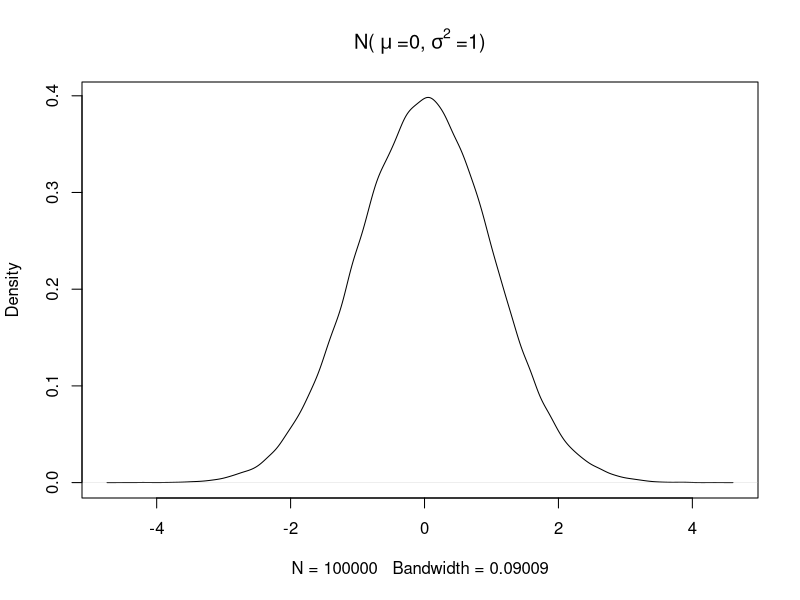
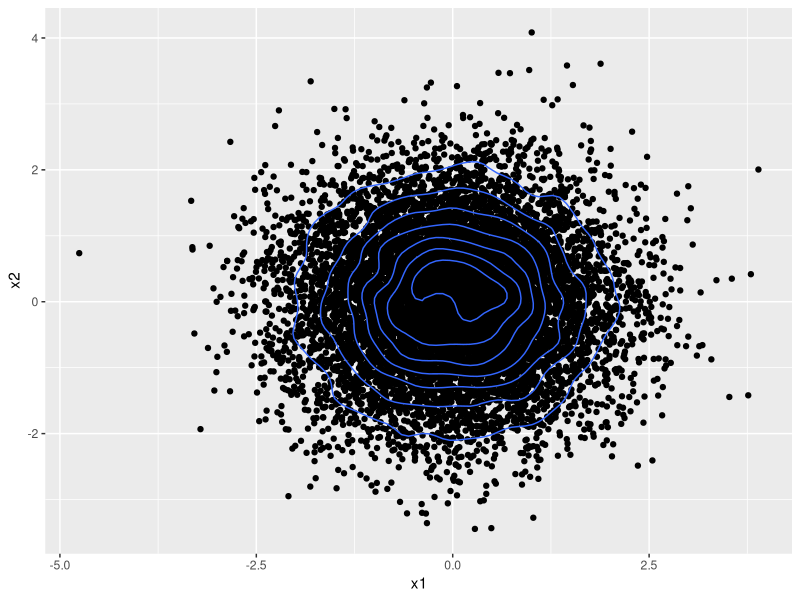

These figures' R source, in order: (Note: this script raises an error after producing the figures.)
## ---- chunk 1
knitr::opts_chunk$set(echo = TRUE)
## ---- chunk 2
set.seed(0)
plot(density(rnorm(100000)),main = bquote("N("~mu~"=0,"~sigma^2~"=1)"))
## ---- chunk 3
library(ggplot2)
df = data.frame(x= rnorm(10000),y =rnorm(10000))
ggplot(df,aes(x=x,y=y)) + geom_point()+geom_density_2d()+labs(x='x1',y='x2')
## ---- chunk 4

gaussian_2d <- data.frame(rmvnorm(10000,mean= c(0,0),sigma = matrix(c(1,0.7,0.7,1),ncol=2)))
ggplot(gaussian_2d,aes(x=X1,y=X2)) + geom_point()+geom_density_2d() 

## ---- chunk 5
library(mvtnorm)
gaussian_2d <- data.frame(rmvnorm(10000,mean= c(0,0),sigma = matrix(c(1,-0.7,-0.7,1),ncol=2)))
ggplot(gaussian_2d,aes(x=X1,y=X2)) + geom_point()+geom_density_2d() 
## ---- chunk 6
library(gganimate)
library(tidyr)
library(dplyr)

#Select top 10 rows for visualization
viz_data <- head(gaussian_2d,10)
viz_data$set <- as.integer(c(1:10))
#Convert to long format
viz_data_long <- gather(viz_data,key='datapoint',value='y',-set) %>% arrange(set) %>% 
                    select(-datapoint) %>% 
                      mutate(x = rep(c(1,2),length(unique(viz_data_long$set)))) %>%
                        select(set,x,y)


ggplot(viz_data_long,aes(x=x,y=y,group=set)) + geom_point() + geom_line(col='cornflowerblue')+
  transition_time(set)


## ---- chunk 7
N  <- 10 # dimension of required cov matrix
cov_mat <- diag(N)

vec <- seq(1,0.1,by = -1/N)[2:N]

for(i in 1:(N-1)){
  cov_mat[i,(i+1):N] <- cov_mat[(i+1):N,i] <- vec[1:(N-i)]
}

print(cov_mat)
## ---- chunk 8
gaussian_10d <- data.frame(rmvnorm(10,mean= rep(0,10),sigma = cov_mat))
viz_data <- gaussian_10d
viz_data$set <- as.integer(c(1:10))
#Convert to long format
viz_data_long <- gather(viz_data,key='datapoint',value='y',-set) %>% arrange(set) %>% 
                    select(-datapoint) %>% 
                      mutate(x = rep(c(1:10),length(unique(viz_data_long$set)))) %>%
                        select(set,x,y)


ggplot(viz_data_long,aes(x=x,y=y,group=set)) + geom_point() + geom_line(col='cornflowerblue')+
  transition_time(set)

## ---- chunk 9
plot(pressure)
